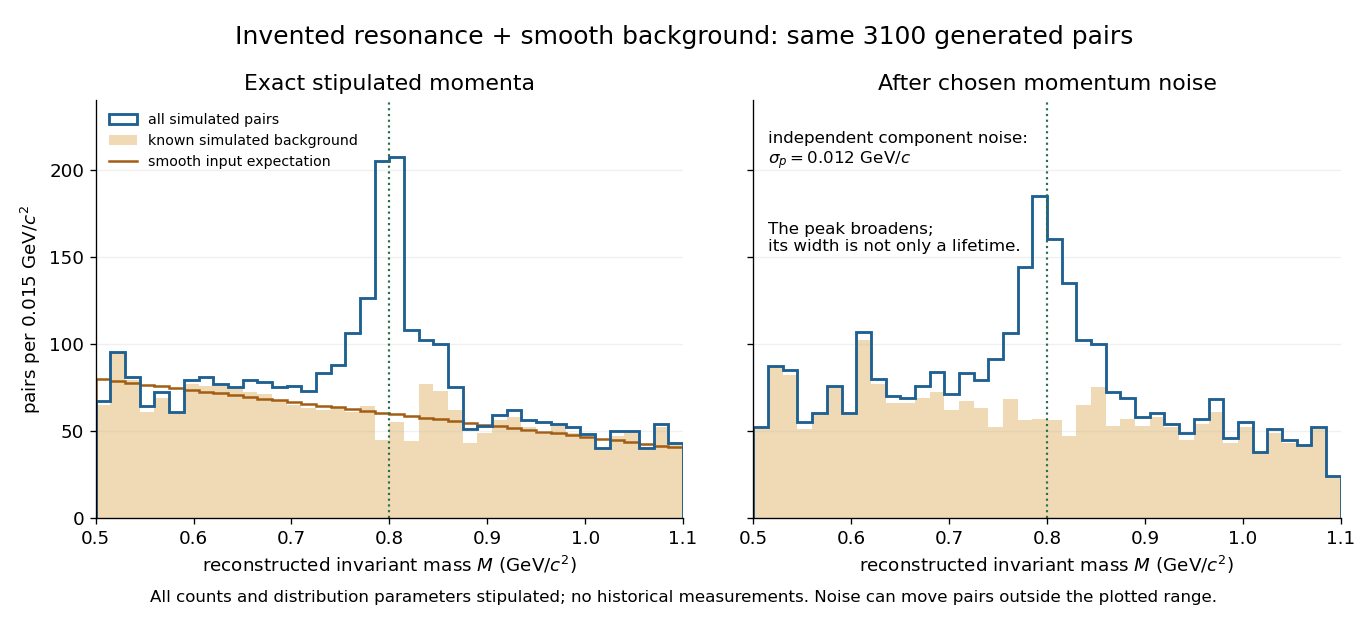

Write the Python code that produced this figure.
"""Invented two-daughter mass simulation, not historical data.

Python 3.14, NumPy 2.3.5, Matplotlib 3.10.7. No SciPy.
All numerical mass/momentum variables use GeV with c=1.
"""
from pathlib import Path

import matplotlib.pyplot as plt
import numpy as np


DAUGHTER_MASS = .14
LOW, HIGH = .50, 1.10
CENTER, SCALE = .80, .020
N_SIGNAL, N_BACKGROUND = 700, 2400
MOMENTUM_NOISE = .012


def invariant_mass(momentum):
    """momentum has shape (events, daughters, three Cartesian components)."""
    energies = np.sqrt(DAUGHTER_MASS**2 + np.sum(momentum**2, axis=2))
    squared = np.sum(energies, axis=1)**2 - np.sum(np.sum(momentum, axis=1)**2, axis=1)
    assert np.all(squared > 0)
    return np.sqrt(squared)


def sample(seed=1968):
    rng = np.random.default_rng(seed)
    # Exact inverse-CDF sampling of the stipulated truncated Cauchy.
    a = np.arctan((LOW-CENTER)/SCALE)
    z = np.arctan((HIGH-CENTER)/SCALE)
    signal = CENTER + SCALE*np.tan(rng.uniform(a, z, N_SIGNAL))
    # t in [0,1] has density (4/3)(1-t/2), declining by a factor of two.
    # Inverting F(t)=(4/3)(t-t^2/4) gives t=2-sqrt(4-3u).
    t = 2 - np.sqrt(4 - 3*rng.random(N_BACKGROUND))
    background = LOW + (HIGH-LOW)*t
    truth = np.concatenate((background, signal))
    direction = rng.normal(size=(len(truth), 3))
    direction /= np.linalg.norm(direction, axis=1)[:, None]
    magnitude = np.sqrt((truth/2)**2-DAUGHTER_MASS**2)
    p = magnitude[:, None]*direction
    momenta = np.stack((p, -p), axis=1)
    exact = invariant_mass(momenta)
    np.testing.assert_allclose(exact, truth, rtol=2e-15, atol=2e-15)
    noisy = invariant_mass(momenta + rng.normal(0, MOMENTUM_NOISE, momenta.shape))
    return exact, noisy


def background_expectation(edges):
    t = (edges-LOW)/(HIGH-LOW)
    cdf = (4/3)*(t-t*t/4)
    return N_BACKGROUND*np.diff(cdf)


def main():
    plt.rcParams.update({"font.size": 11, "font.family": "DejaVu Sans"})
    exact, noisy = sample()
    edges = np.linspace(LOW, HIGH, 41)
    fig, axes = plt.subplots(1, 2, figsize=(11.4, 5.2), dpi=120, sharey=True, facecolor="white")
    fig.suptitle("Invented resonance + smooth background: same 3100 generated pairs", fontsize=15, y=.96)
    for ax, values, title in zip(axes, [exact, noisy], ["Exact stipulated momenta", "After chosen momentum noise"]):
        ax.hist(values, edges, histtype="step", color="#1e6091", lw=1.7, label="all simulated pairs")
        ax.hist(values[:N_BACKGROUND], edges, histtype="stepfilled", color="#e1b266", alpha=.48,
                label="known simulated background")
        ax.axvline(CENTER, color="#266f48", ls=":", lw=1.3)
        ax.set(xlabel=r"reconstructed invariant mass $M$ (GeV/$c^2$)", title=title,
               xlim=(LOW, HIGH), ylim=(0, 240))
        ax.grid(axis="y", alpha=.18)
        ax.spines[["top", "right"]].set_visible(False)
    axes[0].stairs(background_expectation(edges), edges, color="#a15d13", lw=1.5,
                   label="smooth input expectation")
    axes[0].set_ylabel(r"pairs per 0.015 GeV/$c^2$")
    axes[0].legend(loc="upper left", fontsize=8.5, frameon=False)
    axes[1].text(.515, 222, r"independent component noise:"+"\n"+r"$\sigma_p=0.012$ GeV/$c$", fontsize=10, va="top")
    axes[1].text(.515, 170, "The peak broadens;\nits width is not only a lifetime.", fontsize=10, va="top")
    fig.text(.5, .035, "All counts and distribution parameters stipulated; no historical measurements. Noise can move pairs outside the plotted range.",
             ha="center", fontsize=10)
    fig.subplots_adjust(left=.07, right=.98, bottom=.17, top=.84, wspace=.12)
    fig.savefig(Path(__file__).stem + ".png", facecolor="white")
    plt.close(fig)
    print({"generated": len(exact), "background": N_BACKGROUND, "signal": N_SIGNAL,
           "noisy_in_display_range": int(np.sum((noisy>=LOW)&(noisy<=HIGH))),
           "signal_noise_mass_rms": float(np.sqrt(np.mean((noisy[N_BACKGROUND:]-exact[N_BACKGROUND:])**2)))})


if __name__ == "__main__":
    main()
